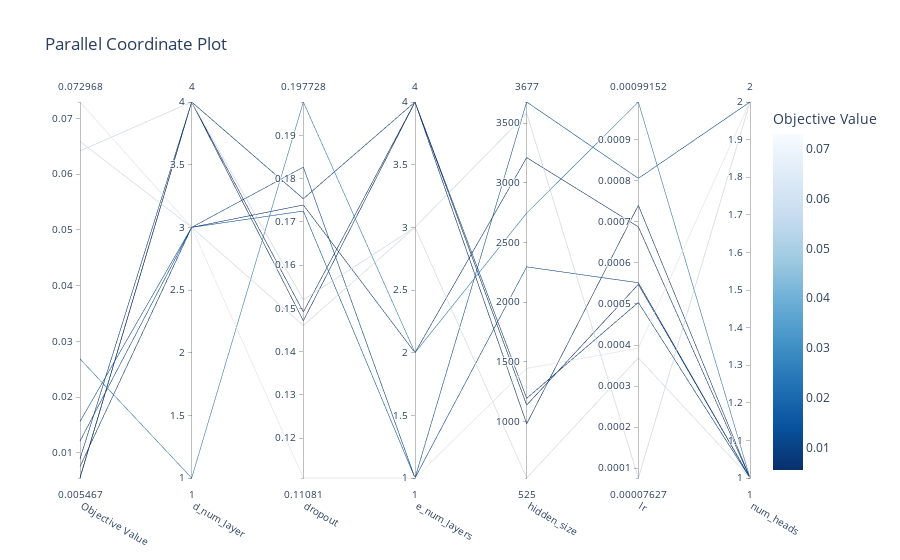

Source (notebook cell):
### Code cell
optuna.visualization.plot_parallel_coordinate(study).show()

### Figure 1 — Plotly figure (JSON) as saved in the notebook; plotly's stock layout.template omitted (floating-point values rounded to 4 significant figures)
{"data": [{"dimensions": [{"label": "Objective Value", "range": [0.005467, 0.07297], "values": [0.06588, 0.0156, 0.07297, 0.01209, 0.06418, 0.02684, 0.007523, 0.00555, 0.008898, 0.005467]}, {"label": "d_num_layer", "range": [1, 4], "values": [3, 3, 3, 3, 4, 1, 3, 4, 4, 4]}, {"label": "dropout", "range": [0.1108, 0.1977], "values": [0.1461, 0.1725, 0.1108, 0.1827, 0.152, 0.1977, 0.1739, 0.1492, 0.1754, 0.1472]}, {"label": "e_num_layers", "range": [1, 4], "values": [3, 1, 1, 1, 3, 2, 2, 4, 4, 4]}, {"label": "hidden_size", "range": [525, 3677], "values": [525, 3677, 1444, 2295, 3582, 2746, 3211, 979, 1193, 1136]}, {"label": "lr", "range": [7.627e-05, 0.0009915], "values": [0.0003686, 0.0008057, 0.0003922, 0.0005515, 7.627e-05, 0.0009915, 0.0006876, 0.0007401, 0.0005036, 0.0005476]}, {"label": "num_heads", "range": [1, 2], "values": [1, 2, 2, 1, 2, 1, 1, 1, 1, 1]}], "labelangle": 30, "labelside": "bottom", "line": {"color": [0.06588, 0.0156, 0.07297, 0.01209, 0.06418, 0.02684, 0.007523, 0.00555, 0.008898, 0.005467], "colorbar": {"title": {"text": "Objective Value"}}, "colorscale": [[0, "rgb(247,251,255)"], [0.125, "rgb(222,235,247)"], [0.25, "rgb(198,219,239)"], [0.375, "rgb(158,202,225)"], [0.5, "rgb(107,174,214)"], [0.625, "rgb(66,146,198)"], [0.75, "rgb(33,113,181)"], [0.875, "rgb(8,81,156)"], [1, "rgb(8,48,107)"]], "reversescale": true, "showscale": true}, "type": "parcoords"}], "layout": {"title": {"text": "Parallel Coordinate Plot"}}}
